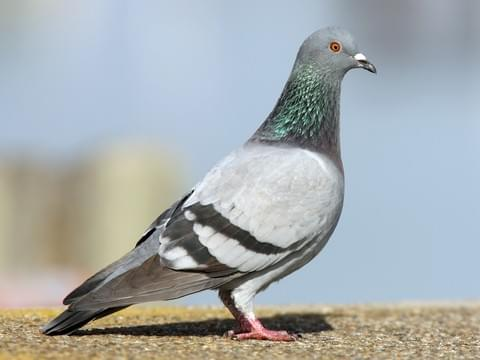
#> input picture bird.jpg, 480 x 360 px
$ python 'bounding box.py'
#> lines starting #> are read from the running program, lines starting #| are printed output that depends on the picture; after the words box and inside, x2 and y2 are one past the last pixel; in counts of white or black regions, pixels touching at a corner belong together
import cv2
import numpy as np


img = cv2.imread('bird.jpg', cv2.IMREAD_UNCHANGED)
#> img is the input picture: shape (360, 480, 3); mean B, G, R 174, 172.6, 166.8

ret, threshed_img = cv2.threshold(cv2.cvtColor(img, cv2.COLOR_BGR2GRAY),
                100, 100, cv2.THRESH_BINARY)
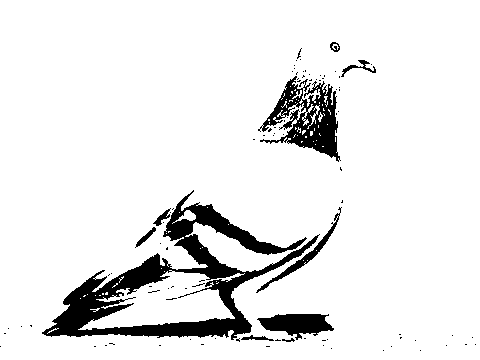
#> threshed_img: shape (360, 480); values 0 (black) and 100 (white), 91.1% white; 94 black regions (84 under 20 px)


contours, hier = cv2.findContours(threshed_img, cv2.RETR_TREE, cv2.CHAIN_APPROX_SIMPLE)
#> contours = 223 contours, 202 with area under 20; largest, box (x1, y1, x2, y2) and area: (0, 0, 480, 360) 171960, (41, 189, 320, 341) 15600, (78, 270, 245, 330) 4622, (259, 75, 341, 163) 3472, (256, 313, 335, 341) 1291


for c in contours:


    (x, y, w, h) = cv2.boundingRect(c)
    cv2.rectangle(img, (x, y), (x+w, y+h), (0, 255, 0), 2)
    rect = cv2.minAreaRect(c)
    box = cv2.boxPoints(rect)
    box = np.int0(box)
#> this loop made 223 passes
#> (x, y, w, h, rect, box) on passes 1, 6, 7: (0, 0, 480, 360, ((239.5, 179.5), (359, 479), -90), [[479, 359], [0, 359], [0, 0], [479, 0]]), (265, 345, 6, 3, ((267.5, 346), (2, 5), -90), [[270, 347], [265, 347], [265, 345], [270, 345]]), (93, 345, 4, 3, ((94.5, 346), (2.12, 2.12), -45), [[94, 347], [93, 346], [94, 344], [96, 346]])
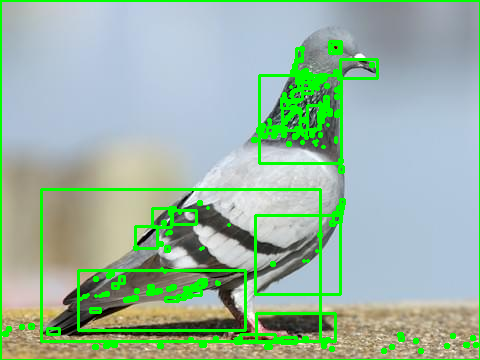
#> img: shape (360, 480, 3); 9.21% of pixels changed, all inside (x1, y1, x2, y2) = (0, 0, 480, 360)


print(len(contours))
#| 223


cv2.imshow("contours", img)


while True:
    key = cv2.waitKey(1)
#> (key Esc is pressed here)
    if key == 27:
        break

cv2.destroyAllWindows()
